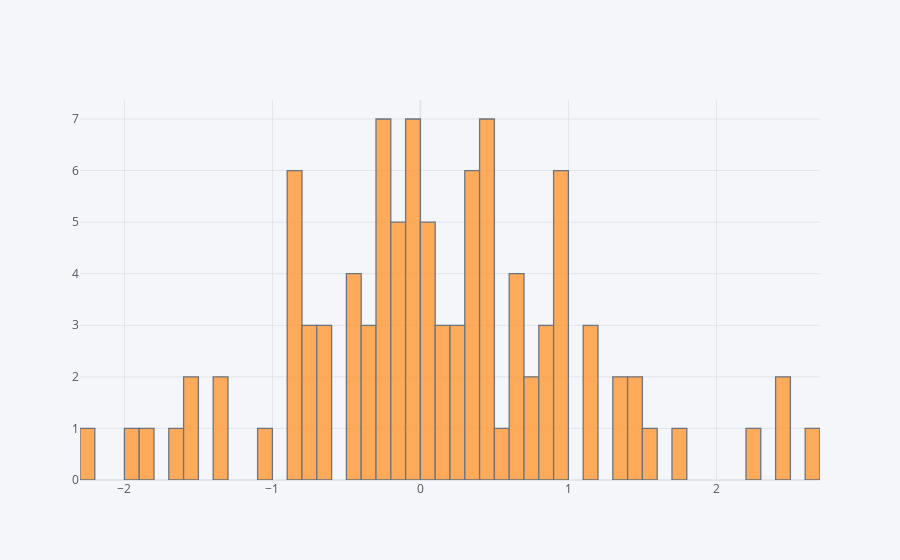

Source (notebook cell):
### Code cell
# Histograms
df['A'].iplot(kind='hist',bins=50)

### Figure 1 — Plotly figure (JSON) as saved in the notebook; plotly's stock layout.template omitted (floating-point values rounded to 4 significant figures)
{"data": [{"histfunc": "count", "histnorm": "", "marker": {"color": "rgba(255, 153, 51, 1.0)", "line": {"color": "#4D5663", "width": 1.3}}, "name": "A", "nbinsx": 50, "opacity": 0.8, "orientation": "v", "type": "histogram", "x": [0.3226, 1.433, -1.543, 0.4605, 2.27, 0.01799, -0.8842, 0.8757, 0.3918, 1.107, -0.03652, 0.335, -0.1015, -0.2977, 2.674, 0.2549, 0.9982, 1.371, 0.3762, 0.4147, -0.6579, 1.368, -1.333, 0.5478, 1.452, 0.4311, 0.05992, -0.1923, -0.4304, 0.03582, -0.7745, 0.7023, 0.9758, 0.6383, -0.6004, 0.1638, 0.6391, 0.0008656, -1.804, -0.1141, -1.012, -1.678, -0.2583, -0.2567, -0.8343, 0.03484, 0.4248, -0.09726, -0.2091, -0.3422, -0.4482, -1.536, 0.1942, -0.101, -1.365, 0.311, -0.2948, -0.08292, 0.94, 0.2799, -0.1804, -0.458, -0.03596, 2.45, -0.2014, 0.9198, 0.9096, 2.405, 0.9876, 0.4268, -0.2969, 0.8272, -2.223, -0.6178, -0.7925, -0.8322, -0.02645, 0.7656, 0.3164, -0.8835, -0.8809, 0.4948, 0.1215, -0.03947, 0.828, -0.8624, 1.185, -0.08567, 0.612, -0.7763, -0.3226, 0.2404, 1.166, 0.602, 0.4609, 1.704, -1.968, 1.596, -0.3266, -0.4204]}], "layout": {"autosize": true, "barmode": "overlay", "legend": {"bgcolor": "#F5F6F9", "font": {"color": "#4D5663"}}, "paper_bgcolor": "#F5F6F9", "plot_bgcolor": "#F5F6F9", "title": {"font": {"color": "#4D5663"}}, "xaxis": {"autorange": true, "gridcolor": "#E1E5ED", "range": [-2.3, 2.7], "showgrid": true, "tickfont": {"color": "#4D5663"}, "title": {"font": {"color": "#4D5663"}, "text": ""}, "type": "linear", "zerolinecolor": "#E1E5ED"}, "yaxis": {"autorange": true, "gridcolor": "#E1E5ED", "range": [0, 7.368], "showgrid": true, "tickfont": {"color": "#4D5663"}, "title": {"font": {"color": "#4D5663"}, "text": ""}, "zerolinecolor": "#E1E5ED"}}}
